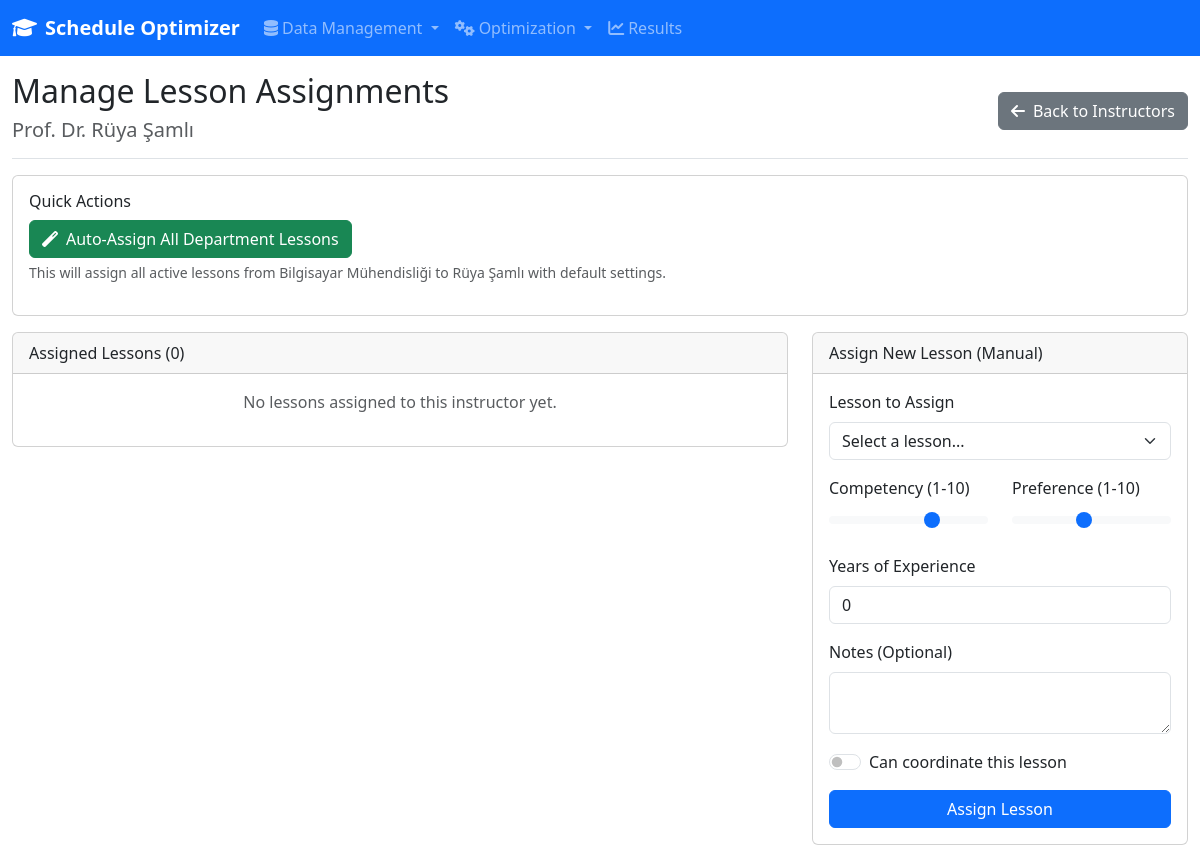
Before: /data/instructors/1/lessons with the older database file.
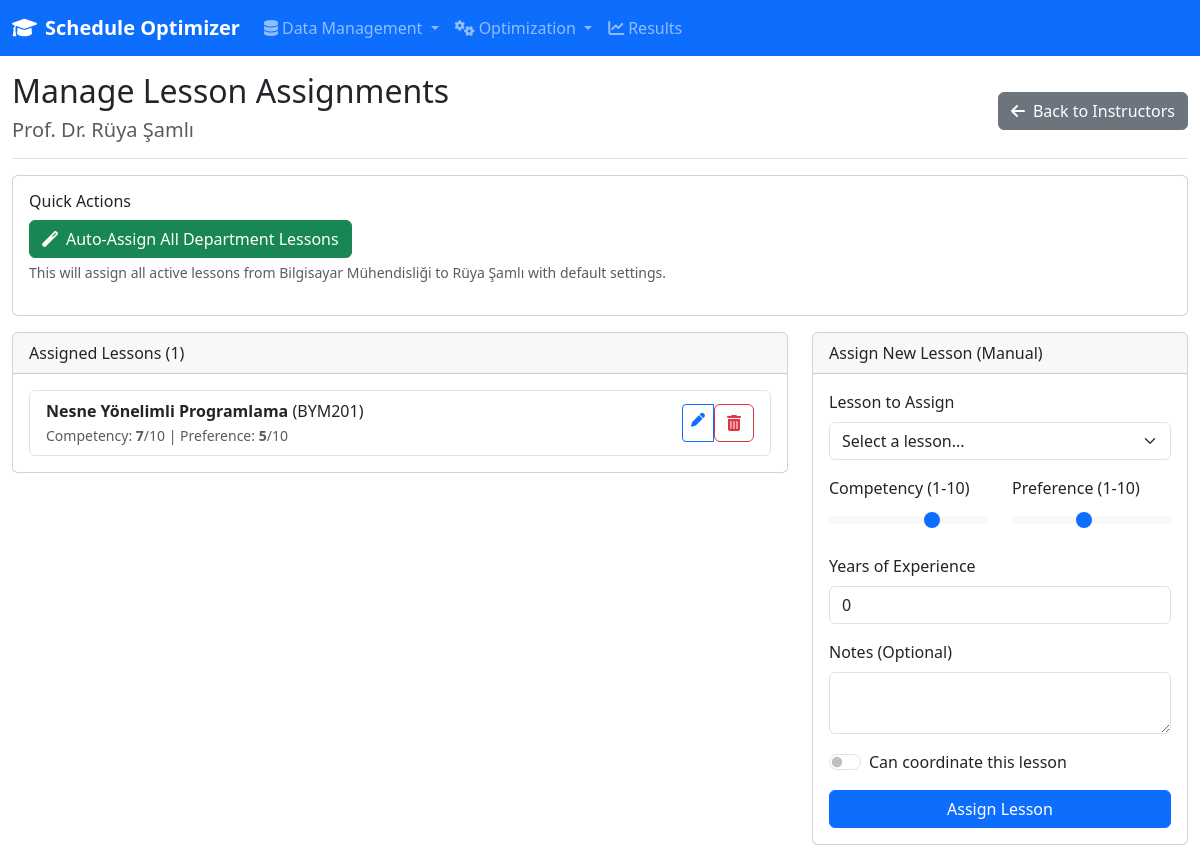
After: the same page with the newer database file.
### models/database.py (models this page shows, shortened)
class InstructorLesson(db.Model):
    __tablename__ = 'instructor_lessons'
    id = db.Column(db.Integer, primary_key=True)
    instructor_id = db.Column(db.Integer, db.ForeignKey('instructors.id'), nullable=False)
    lesson_id = db.Column(db.Integer, db.ForeignKey('lessons.id'), nullable=False)
    competency_level = db.Column(db.Integer, nullable=False, default=5)  # 1-10 scale
    preference_level = db.Column(db.Integer, nullable=False, default=5)  # 1-10 scale
    experience_years = db.Column(db.Integer, nullable=False, default=0)  # Bu dersi kaç yıldır veriyor
    last_taught_semester = db.Column(db.String(20), nullable=True)  # En son hangi dönem verdi
    teaching_evaluation_score = db.Column(db.Float, nullable=True)  # Ders değerlendirme puanı
    can_coordinate = db.Column(db.Boolean, nullable=False, default=False)  # Koordinatörlük yapabilir mi?
    notes = db.Column(db.Text, nullable=True)
    created_at = db.Column(db.DateTime, default=datetime.utcnow)
    lesson = db.relationship('Lesson', backref='instructor_assignments', lazy=True)
    __table_args__ = (db.UniqueConstraint('instructor_id', 'lesson_id'),)

class Lesson(db.Model):
    __tablename__ = 'lessons'
    id = db.Column(db.Integer, primary_key=True)
    name = db.Column(db.String(200), nullable=False)
    code = db.Column(db.String(50), nullable=False)
    department_id = db.Column(db.Integer, db.ForeignKey('departments.id'), nullable=False)
    grade = db.Column(db.Integer, nullable=False)
    semester = db.Column(db.Integer, nullable=False, default=1)  # 1=Güz, 2=Bahar
    theory_hours = db.Column(db.Integer, nullable=False, default=0)
    practice_hours = db.Column(db.Integer, nullable=False, default=0)
    lab_hours = db.Column(db.Integer, nullable=False, default=0)
    akts = db.Column(db.Integer, nullable=False, default=0)  # AKTS kredisi
    local_credit = db.Column(db.Float, nullable=False, default=0)  # Yerel kredi
    student_capacity = db.Column(db.Integer, nullable=False, default=40)
    min_capacity = db.Column(db.Integer, nullable=False, default=5)  # Minimum açılacak öğrenci sayısı
    is_online = db.Column(db.Boolean, nullable=False, default=False)
    requires_lab = db.Column(db.Boolean, nullable=False, default=False)
    requires_computer = db.Column(db.Boolean, nullable=False, default=False)
    requires_projector = db.Column(db.Boolean, nullable=False, default=True)
    is_elective = db.Column(db.Boolean, nullable=False, default=False)  # Seçmeli ders mi?
    prerequisite_ids = db.Column(JSON, nullable=True)  # Önkoşul ders ID'leri
    language = db.Column(db.String(20), nullable=False, default='Turkish')  # Ders dili
    exam_type = db.Column(db.String(50), nullable=True)  # Final, Vize+Final, Proje vb.
    is_active = db.Column(db.Boolean, nullable=False, default=True)
    created_at = db.Column(db.DateTime, default=datetime.utcnow)
    updated_at = db.Column(db.DateTime, default=datetime.utcnow, onupdate=datetime.utcnow)

### routes/data_entry.py (the view, shortened to what this page needs)
@data_entry_bp.route('/instructors/<int:instructor_id>/lessons', methods=['GET', 'POST'])
def instructor_lessons(instructor_id):
    instructor = Instructor.query.get_or_404(instructor_id)
    available_lessons = Lesson.query.filter_by(
        department_id=instructor.department_id,
        is_active=True
    ).all()
    assigned_lesson_ids = [ia.lesson_id for ia in instructor.lesson_assignments]
    unassigned_lessons = [l for l in available_lessons if l.id not in assigned_lesson_ids]
    return render_template('data_entry/instructor_lessons.html',
                         instructor=instructor,
                         unassigned_lessons=unassigned_lessons)

### templates/data_entry/instructor_lessons.html (shortened to what the changed rows need)
{% extends "base.html" %}
{% block content %}
<div class="col-12">
    <div class="d-flex justify-content-between flex-wrap flex-md-nowrap align-items-center pt-3 pb-2 mb-3 border-bottom">
        <div>
            <h1 class="h2">Manage Lesson Assignments</h1>
        </div>
    </div>
    <div class="row">
        <div class="col-md-8">
            <div class="card">
                <div class="card-header">
                    Assigned Lessons ({{ instructor.lesson_assignments|length }})
                </div>
                <div class="card-body">
                    {% if instructor.lesson_assignments %}
                        <ul class="list-group">
                            {% for assignment in instructor.lesson_assignments | sort(attribute='lesson.name') %}
                                <li class="list-group-item d-flex justify-content-between align-items-center">
                                    <div>
                                        <strong>{{ assignment.lesson.name }}</strong> ({{ assignment.lesson.code }})
                                        <br>
                                        <small class="text-muted">
                                            Competency: <b>{{ assignment.competency_level }}</b>/10
                                            | Preference: <b>{{ assignment.preference_level }}</b>/10
                                        </small>
                                    </div>
                                    <div class="btn-group btn-group-sm">
                                        <a href="{{ url_for('data_entry.edit_instructor_lesson', assignment_id=assignment.id) }}"
                                           class="btn btn-outline-primary" title="Edit Assignment Details">
                                            <i class="fas fa-pen"></i>
                                        </a>
                                        <form method="POST" action="{{ url_for('data_entry.delete_instructor_lesson', assignment_id=assignment.id) }}" style="display: inline;"
                                              onsubmit="return confirm('Are you sure you want to remove this assignment?');">
                                            <button type="submit" class="btn btn-outline-danger" title="Remove Assignment">
                                                <i class="fas fa-trash-alt"></i>
                                            </button>
                                        </form>
                                    </div>
                                </li>
                            {% endfor %}
                        </ul>
                    {% else %}
                        <p class="text-muted text-center">No lessons assigned to this instructor yet.</p>
                    {% endif %}
                </div>
            </div>
        </div>
    </div>
</div>
{% endblock %}

Changed rows visible on the page:
added InstructorLesson: lesson.name "Nesne Yönelimli Programlama", lesson.code "BYM201", competency_level "7", preference_level "5"
Other visible differences:
{{ instructor.lesson_assignments|length }}: "0" → "1"
text no longer shown: "No lessons assigned to this instructor yet."
